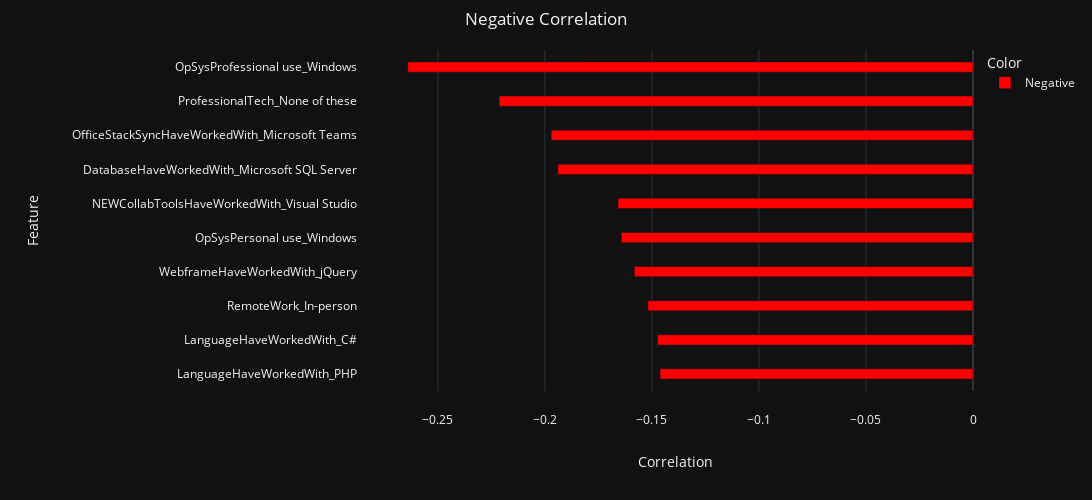

Write notebook code for a chart like this one.
### Code cell
plot_bar_chart(df_correlations.tail(10), 'Negative Correlation', 'Correlation', 'Feature', 'descending')

### Figure 1 — Plotly figure (JSON) as saved in the notebook; plotly's stock layout.template omitted (floating-point values rounded to 4 significant figures)
{"data": [{"alignmentgroup": "True", "hovertemplate": "Color=Negative<br>Correlation=%{x}<br>Feature=%{y}<extra></extra>", "legendgroup": "Negative", "marker": {"color": "red", "pattern": {"shape": ""}}, "name": "Negative", "offsetgroup": "Negative", "orientation": "h", "showlegend": true, "textposition": "auto", "type": "bar", "width": 0.3, "x": [-0.1462, -0.1474, -0.1519, -0.1582, -0.1643, -0.1658, -0.1939, -0.1971, -0.2214, -0.2641], "xaxis": "x", "y": ["LanguageHaveWorkedWith_PHP", "LanguageHaveWorkedWith_C#", "RemoteWork_In-person", "WebframeHaveWorkedWith_jQuery", "OpSysPersonal use_Windows", "NEWCollabToolsHaveWorkedWith_Visual Studio", "DatabaseHaveWorkedWith_Microsoft SQL Server", "OfficeStackSyncHaveWorkedWith_Microsoft Teams", "ProfessionalTech_None of these", "OpSysProfessional use_Windows"], "yaxis": "y"}], "layout": {"barmode": "relative", "height": 500, "legend": {"title": {"text": "Color"}, "tracegroupgap": 0}, "margin": {"b": 40, "l": 50, "pad": 20, "r": 50, "t": 50}, "title": {"text": "Negative Correlation", "x": 0.5}, "width": 1200, "xaxis": {"anchor": "y", "domain": [0, 1], "title": {"standoff": 50, "text": "Correlation"}}, "yaxis": {"anchor": "x", "categoryorder": "total descending", "domain": [0, 1], "title": {"standoff": 50, "text": "Feature"}}}}
